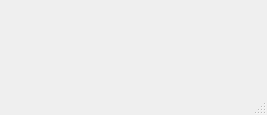
<?xml version="1.0" encoding="UTF-8"?>
<ui version="4.0">
 <class>MainWindow</class>
 <widget class="QMainWindow" name="MainWindow">
  <property name="geometry">
   <rect>
    <x>0</x>
    <y>0</y>
    <width>267</width>
    <height>115</height>
   </rect>
  </property>
  <property name="windowTitle">
   <string>MainWindow</string>
  </property>
  <widget class="QWidget" name="centralwidget"/>
  <widget class="QMenuBar" name="menubar">
   <property name="geometry">
    <rect>
     <x>0</x>
     <y>0</y>
     <width>267</width>
     <height>23</height>
    </rect>
   </property>
  </widget>
  <widget class="QStatusBar" name="statusbar"/>
 </widget>
 <resources/>
 <connections/>
</ui>
